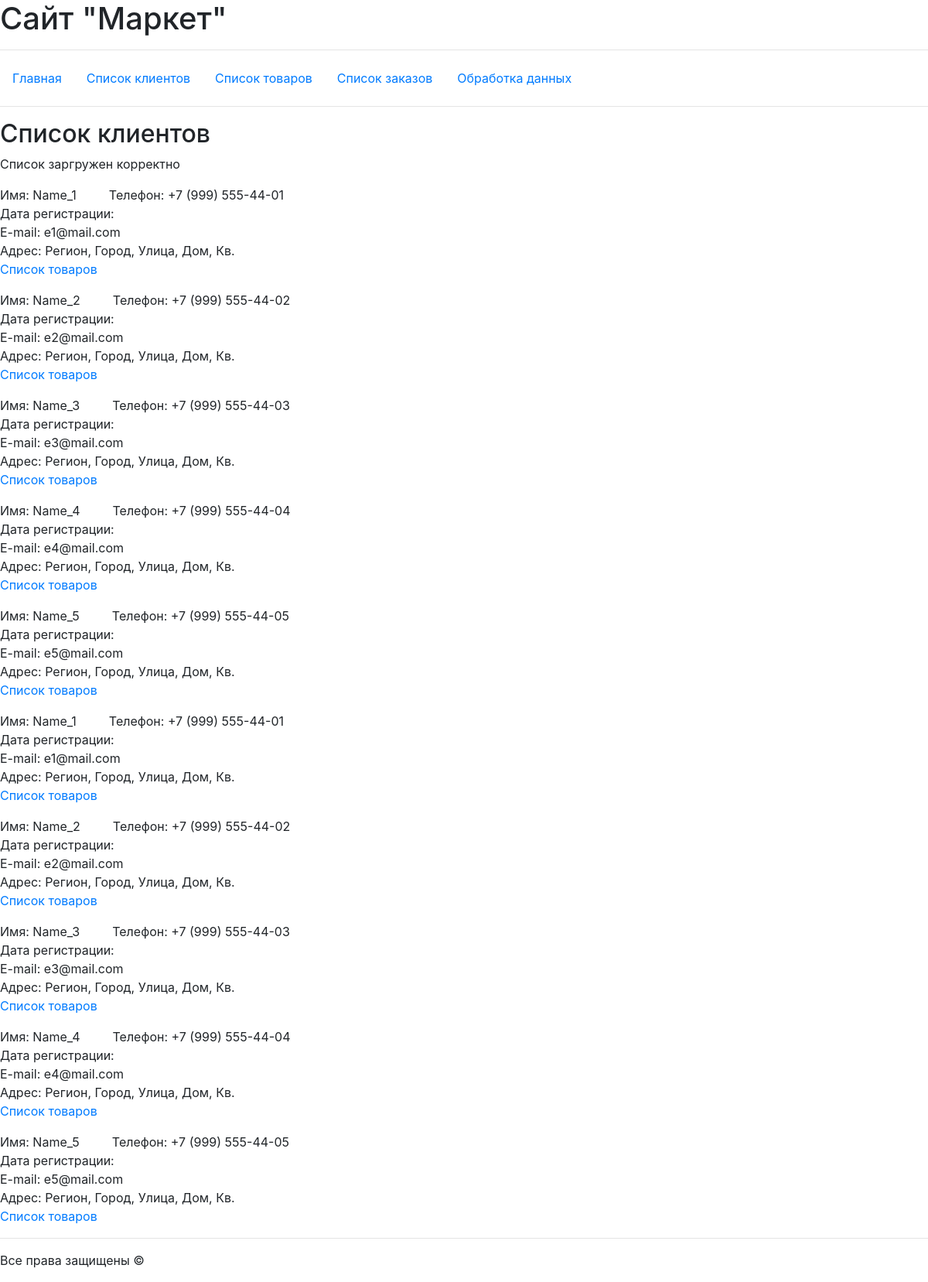
/lu/, run on an earlier commit of the app's database.
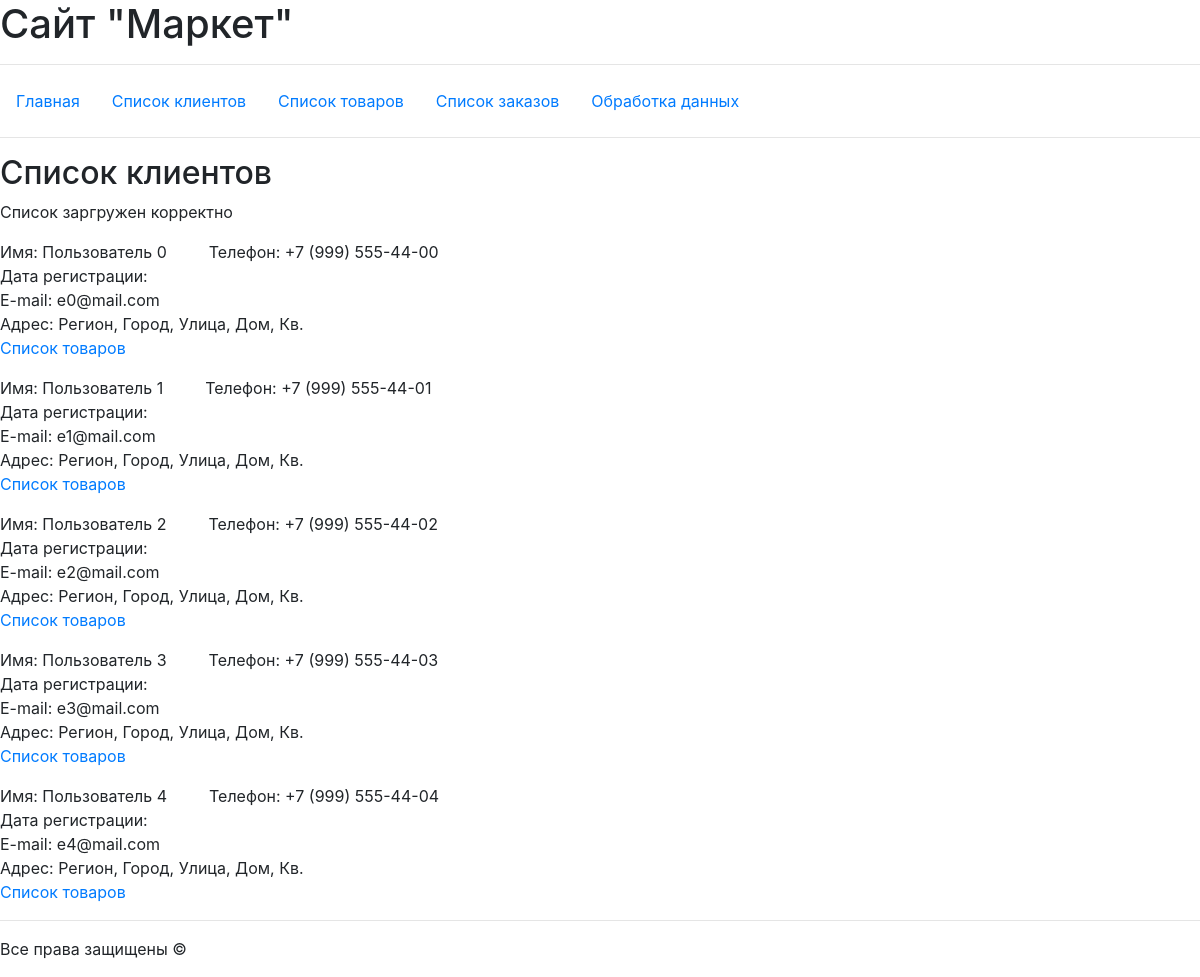
And on a later commit of the database.
### hw_app/models.py (models this page shows, shortened)
class User(models.Model):
    name = models.CharField(max_length=100)
    email = models.EmailField()
    mobile = models.CharField(max_length=20)
    us_adrs = models.CharField(max_length=100)
    reg_day = models.DateField()

### hw_app/views.py (the view)
# urls.py: path('lu/', views.list_users, name='list_users'),
def list_users(request):
    context = {
        "title": 'Список клиентов',
        "head": 'Список клиентов',
        "text": 'Список заргружен корректно',
        "users": User.objects.all()
    }
    return render(request, "hw_app/dbu.html", context)

### hw_app/templates/hw_app/dbu.html (shortened to what this page needs)
{% extends 'hw_app/base.html' %}
{% block content %}
    <h2>{{ head }}</h2>
    <p>{{ text }}</p>
    <div>
    {% for user in users %}
        <p>
            Имя: {{ user.name }} &ensp; &ensp; &ensp; Телефон: {{ user.mobile }}<br>
            Дата регистрации: {{ user.reg_day|date:"d.m.Y" }} &ensp; {{ user.reg_day|time:"H:i" }}<br>
            E-mail: {{ user.email }}<br>
            Адрес: {{ user.us_adrs }}<br>
            <a href="{% url 'us_pr' user.id %}"> Список товаров </a>
        </p>
    {% endfor %}
    </div>
{% endblock %}

What changed in the data, as far as the page shows it:
removed User: name "Name_1", mobile "+7 (999) 555-44-01", email "e1@mail.com", us_adrs "Регион, Город, Улица, Дом, Кв."
removed User: name "Name_2", mobile "+7 (999) 555-44-02", email "e2@mail.com", us_adrs "Регион, Город, Улица, Дом, Кв."
removed User: name "Name_3", mobile "+7 (999) 555-44-03", email "e3@mail.com", us_adrs "Регион, Город, Улица, Дом, Кв."
removed User: name "Name_4", mobile "+7 (999) 555-44-04", email "e4@mail.com", us_adrs "Регион, Город, Улица, Дом, Кв."
removed User: name "Name_5", mobile "+7 (999) 555-44-05", email "e5@mail.com", us_adrs "Регион, Город, Улица, Дом, Кв."
changed User: name "Name_1" → "Пользователь 0"; mobile "+7 (999) 555-44-01" → "+7 (999) 555-44-00"; email "e1@mail.com" → "e0@mail.com"
changed User: name "Name_2" → "Пользователь 1"; mobile "+7 (999) 555-44-02" → "+7 (999) 555-44-01"; email "e2@mail.com" → "e1@mail.com"
changed User: name "Name_3" → "Пользователь 2"; mobile "+7 (999) 555-44-03" → "+7 (999) 555-44-02"; email "e3@mail.com" → "e2@mail.com"
changed User: name "Name_4" → "Пользователь 3"; mobile "+7 (999) 555-44-04" → "+7 (999) 555-44-03"; email "e4@mail.com" → "e3@mail.com"
changed User: name "Name_5" → "Пользователь 4"; mobile "+7 (999) 555-44-05" → "+7 (999) 555-44-04"; email "e5@mail.com" → "e4@mail.com"
